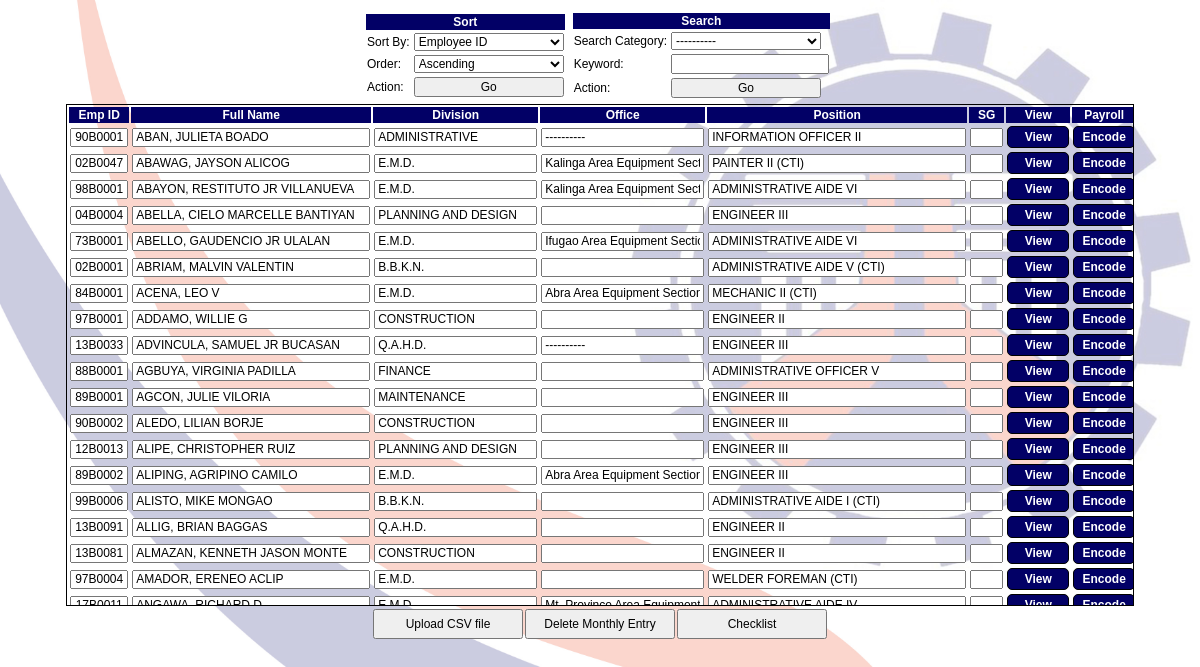
/Payroll_Import/php/portal.php (signed in), run on an earlier commit of the app's database.
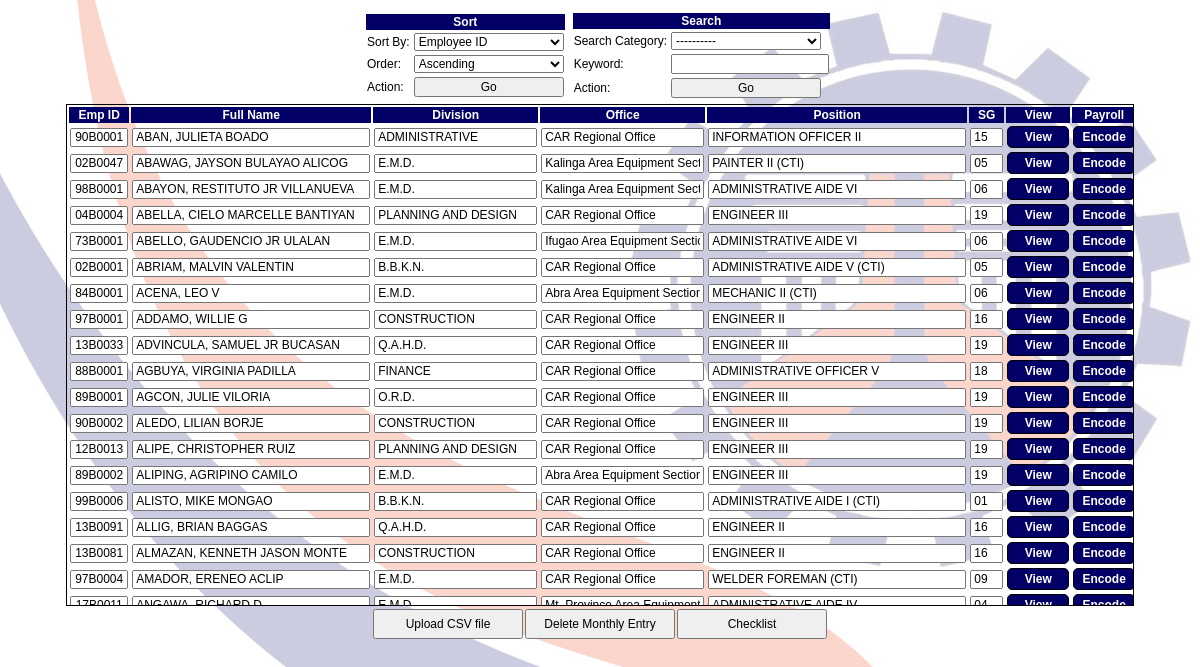
And on a later commit of the database.
### tables this page shows
CREATE TABLE `employees` (
  `id` varchar(25) NOT NULL,
  `lastname` varchar(45) NOT NULL,
  `firstname` varchar(45) NOT NULL,
  `middlename` varchar(45) NOT NULL,
  `division` varchar(45) DEFAULT NULL,
  `office` varchar(50) DEFAULT NULL,
  `position` varchar(45) NOT NULL,
  `salarygrade` varchar(20) DEFAULT NULL,
  `bpno` varchar(25) DEFAULT NULL,
  `middle_initial` varchar(25) DEFAULT NULL,
  `prefix` varchar(25) DEFAULT NULL,
  `extention` varchar(25) DEFAULT NULL,
  `birthdate` date DEFAULT NULL,
  `crn` varchar(25) DEFAULT NULL,
  PRIMARY KEY (`id`)
);

### Payroll_Import/php/portal.php (the view, shortened to what this page needs)
<!DOCTYPE html>
<html>
<head>
	<?php
		include 'dbconn.php';
		include 'links.php';
	?>
</head>
<body>
<?php
	include 'search_main.php';
?>
<div id="main">
<div id="inner_main">
<?php
	$result = $conn->query("SELECT * FROM employees ORDER BY lastname ASC");
	    echo "<table>";
	    echo "<tr>";
	    echo "<th>Emp ID</th>";
	    echo "<th>Full Name</th>";
	    echo "<th>Division</th>";
	    echo "<th>Office</th>";
	    echo "<th>Position</th>";
	    echo "<th>SG</th>";
	    echo "<th>View</th>";
	    echo "<th>Payroll</th>";
	    echo "</tr>";
	    while($row = $result->fetch_assoc()){
	    	echo '<tr>';
			echo '<td><input class = "tb_size0" readonly type="text" value="'.$row['id'].'"</input></td>';
			echo '<td><input class = "tb_size1" readonly type="text" value="'.$row['lastname'].', '.$row['firstname'].' '.$row['middlename'].'"</input></td>';
			echo '<td><input class = "tb_size2" readonly type="text" value="'.$row['division'].'"</input></td>';
			echo '<td><input class = "tb_size2" readonly type="text" value="'.$row['office'].'"</input></td>';
			echo '<td><input class = "tb_size3" readonly type="text" value="'.$row['position'].'"</input></td>';
			echo '<td><input class = "tb_size4" readonly type="text" value="'.$row['salarygrade'].'"</input></td>';
			echo '<td><a href = "view_summary.php?id='.$row['id'].'">View</a></td>';
			echo '<td><a href = "encode.php?id='.$row['id'].'">Encode</a></td>';
			echo '</tr>';
	    }
	    echo "</table>";
?>
</div>
</div>
<?php
	include 'universal_footer.php';
?>
</body>
</html>

What changed in the data, as far as the page shows it:
changed employees "ABAN, JULIETA BOADO": office "----------" → "CAR Regional Office"; salarygrade (not shown) → "15"
changed employees "PAINTER II (CTI)": lastname+firstname+middlename "ABAWAG, JAYSON ALICOG" → "ABAWAG, JAYSON BULAYAO ALICOG"; salarygrade (not shown) → "05"
changed employees "ABAYON, RESTITUTO JR VILLANUEVA": salarygrade (not shown) → "06"
changed employees "ABELLA, CIELO MARCELLE BANTIYAN": office (not shown) → "CAR Regional Office"; salarygrade (not shown) → "19"
changed employees "ABELLO, GAUDENCIO JR ULALAN": salarygrade (not shown) → "06"
changed employees "ABRIAM, MALVIN VALENTIN": office (not shown) → "CAR Regional Office"; salarygrade (not shown) → "05"
changed employees "ACENA, LEO V": salarygrade (not shown) → "06"
changed employees "ADDAMO, WILLIE G": office (not shown) → "CAR Regional Office"; salarygrade (not shown) → "16"
changed employees "ADVINCULA, SAMUEL JR BUCASAN": office "----------" → "CAR Regional Office"; salarygrade (not shown) → "19"
changed employees "AGBUYA, VIRGINIA PADILLA": office (not shown) → "CAR Regional Office"; salarygrade (not shown) → "18"
changed employees "AGCON, JULIE VILORIA": division "MAINTENANCE" → "O.R.D."; office (not shown) → "CAR Regional Office"; salarygrade (not shown) → "19"
changed employees "ALEDO, LILIAN BORJE": office (not shown) → "CAR Regional Office"; salarygrade (not shown) → "19"
changed employees "ALIPE, CHRISTOPHER RUIZ": office (not shown) → "CAR Regional Office"; salarygrade (not shown) → "19"
changed employees "ALIPING, AGRIPINO CAMILO": salarygrade (not shown) → "19"
changed employees "ALISTO, MIKE MONGAO": office (not shown) → "CAR Regional Office"; salarygrade (not shown) → "01"
changed employees "ALLIG, BRIAN BAGGAS": office (not shown) → "CAR Regional Office"; salarygrade (not shown) → "16"
changed employees "ALMAZAN, KENNETH JASON MONTE": office (not shown) → "CAR Regional Office"; salarygrade (not shown) → "16"
changed employees "AMADOR, ERENEO ACLIP": office (not shown) → "CAR Regional Office"; salarygrade (not shown) → "09"
changed employees "ANGAWA, RICHARD D.": salarygrade (not shown) → "04"
